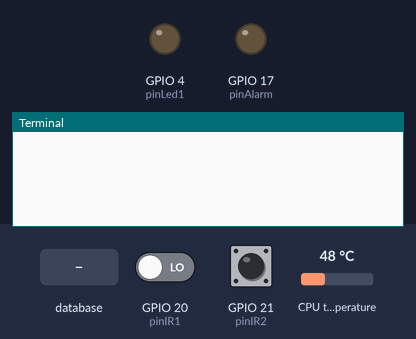
Bench run of a program on a simulated Raspberry Pi (BCM pin numbers). Shown: output pins drawn as LEDs (lit = HIGH), the last lines printed to the terminal. Inputs (shaded band) come from the test bench; at power-on: GPIO 20 (pinIR1) LOW, GPIO 21 (pinIR2) HIGH, CPU temperature 48 °C. System figures (address, load, memory, disk, uptime) are fixed made-up values; each call to the cloud database takes 0.3 s, and an entry nobody has set reads as its off value or as empty; the interpreter's speed is modelled, so counts of loop turns are approximate.

Above: at 1.2 s.
1.3 s: GPIO 20 (pinIR1) driven HIGH
At 3.1 s:
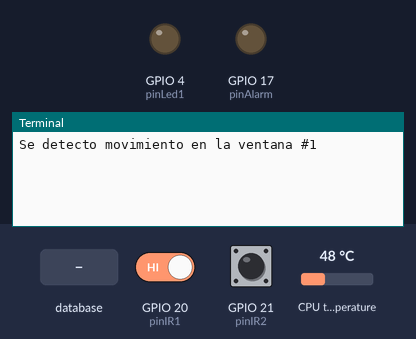
3.6 s: database entry "modeScan" set to "True"
At 7.8 s:
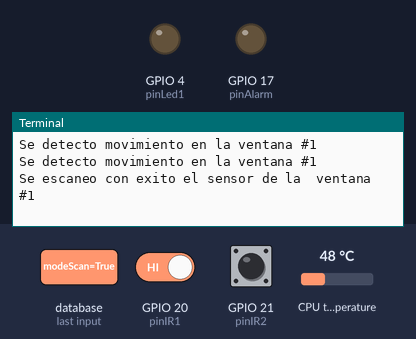

The program:

brain.py
```python
# importamos la libreria de pyrebase previamente instalada por consola
import pyrebase
# importamos la libreria de GPIO para usar los pines de la Raspi
import RPi.GPIO as GPIO
# importamos la libreria time para hacer retardos recordar que es en segundos
from time import sleep
import os


#----------------Configuramos la raspberry, aqui esta con BCM es decir usando el numero del GPIO------------------------
GPIO.setmode(GPIO.BCM)
GPIO.setwarnings(False)#evito los mensajes de innecesarios warning


#------------------------------iniciamos variables que necesitamos en el sistema---------------------------------------

config = {
  "apiKey": "AIzaSyBwmhqTzDC7QlpPRr63tazjhsBsTuner3U",
  "authDomain": "gofy-c1730.firebaseapp.com",
  "databaseURL": "https://gofy-c1730.firebaseio.com",
  "storageBucket": "gofy-c1730.appspot.com"
}
#inicializamos el sdk de Firebase
firebase = pyrebase.initialize_app(config)

#hvariable que contiene la referencia(raiz url) de la base datos en firebase
db = firebase.database()

#identificador del producto GoFY
idProduct = "-Kw24TH46pgvGBWBr8lQ"
#pines de la respberry que vamos a usar
pinIR1 = 20
pinIR2 = 21
pinIR3 = 16
pinPIR1 = 12
pinAlarm = 17
pinLed1 = 4


#------------------------------------pines de entreda que tiene el sistema---------------------------------------------
GPIO.setup(pinIR1, GPIO.IN)#pin de lectura para el sensor IR (Para la ventana #1)
GPIO.setup(pinIR2, GPIO.IN)#pin de lectura para el sensor IR (Para la ventana #2)
GPIO.setup(pinIR3, GPIO.IN)#pin de lectura para el sensor IR (Para la puerta principal de la casa)
GPIO.setup(pinPIR1, GPIO.IN)#pin de lectura para el sensor PIR (Para detectar objectos dentro de la casa)


#----------------------------------pines de salida que tiene el sistema------------------------------------------------
GPIO.setup(pinLed1, GPIO.OUT)#pin de salida para el led que indica cuando la casa esta en modo escaneo de sensores
GPIO.setup(pinAlarm, GPIO.OUT)#pin de salida para la alarma


#--------------------------metodos necesarios para el buen funcionamiento del sistema----------------------------------

# Return CPU temperature as a character string
def getCPUtemperature():
    res = os.popen('vcgencmd measure_temp').readline()
    return (res.replace("temp=", "").replace("'C\n", ""))


# Return RAM information (unit=kb) in a list
# Index 0: total RAM
# Index 1: used RAM
# Index 2: free RAM
def getRAMinfo():
    p = os.popen('free')
    i = 0
    while 1:
        i = i + 1
        line = p.readline()
        if i == 2:
            return (line.split()[1:4])


# Return % of CPU used by user as a character string
def getCPUuse():
    return(str(os.popen("top -n1 | awk '/Cpu\(s\):/ {print $2}'").readline().strip()))

# Return information about disk space as a list (unit included)
# Index 0: total disk space
# Index 1: used disk space
# Index 2: remaining disk space
# Index 3: percentage of disk used
def getDiskSpace():
    p = os.popen("df -h /")
    i = 0
    while 1:
        i = i + 1
        line = p.readline()
        if i == 2:
            return (line.split()[1:5])


##Date time formatting
dateString = '%d/%m/%Y %H:%M:%S'


# mientras el codigo se este ejecutando
# mientras no se suspenda el codigo
while True:


    #Informacion del sistema

    # CPU INFO
    CPU_temp = getCPUtemperature()
    CPU_usage = getCPUuse()
    #firebase.make_put_request("/PI/CPU", "/temperature", CPU_temp)

    db.child("active-systems").child(idProduct).child("system-information").child("valueCPUTemp").set(CPU_temp)

    db.child("active-systems").child(idProduct).child("system-information").child("valueCPU").set(CPU_usage)


    # RAM INFO
    RAM_stats = getRAMinfo()
    RAM_total = round(int(RAM_stats[0]) / 1000, 1)
    RAM_used = round(int(RAM_stats[1]) / 1000, 1)
    RAM_free = round(int(RAM_stats[2]) / 1000, 1)
    #firebase.make_put_request("/PI/RAM", "/free", str(RAM_free) + "")
    #firebase.make_put_request("/PI/RAM", "/used", str(RAM_used) + "")
    #firebase.make_put_request("/PI/RAM", "/total", str(RAM_total) + "")

    db.child("active-systems").child(idProduct).child("system-information").child("valueRAM").set(RAM_used)

    # DISK INFO
    DISK_stats = getDiskSpace()
    DISK_total = DISK_stats[0]
    DISK_free = DISK_stats[1]
    DISK_perc = DISK_stats[3]
    DISK_used = float(DISK_total[:-1]) - float(DISK_free[:-1])
    #firebase.make_put_request("/PI/DISK", "/total", str(DISK_total[:-1]))
    #firebase.make_put_request("/PI/DISK", "/free", str(DISK_free[:-1]))
    #firebase.make_put_request("/PI/DISK", "/used", str(DISK_used))
    #firebase.make_put_request("/PI/DISK", "/percentage", str(DISK_perc))

    db.child("active-systems").child(idProduct).child("system-information").child("valueDisk").set(DISK_used)


    #  el get del arbol smarthome-kevin de firebase
    # lectura del dato de firebase
    modeScan = db.child("active-systems").child(idProduct).child("system-information").child("modeScan").get()


    # lectura del dato <askPermission> en firebase
    askPermission = db.child("active-systems").child(idProduct).child("system-information").child("askPermission").get()
    # lectura del dato <alarm> en firebase
    alarm = db.child("active-systems").child(idProduct).child("system-information").child("alarm").get()


    if(alarm == True):
        if (modeScan.val() == True):
            #se enciende la alarma en la casa
            GPIO.output(pinAlarm, GPIO.HIGH)
            #la alarma encendida solo por 4 segundos
            sleep(4)
            db.child("active-systems").child(idProduct).child("system-information").child("alarm").set(False)
        else:
            # se enciende la alarma en la casa
            GPIO.output(pinAlarm, GPIO.HIGH)


    if(askPermission.val()=="scan-sensors"):
        db.child("active-systems").child(idProduct).child("system-information").child("askPermission").set("n")
        if(modeScan.val()==True):
            db.child("active-systems").child(idProduct).child("system-information").child("modeScan").set(False)
        else:
            db.child("active-systems").child(idProduct).child("system-information").child("modeScan").set(True)


    #leemos la lectura digital del pi del IR(de la ventana #1)
    lecturaIR1 = GPIO.input(pinIR1)
    # leemos la lectura digital del pi del IR(de la ventana #2)
    lecturaIR2 = GPIO.input(pinIR2)


    if(lecturaIR1 == True):
        print("Se detecto movimiento en la ventana #1")

        if(modeScan.val()==True):
            # se envia a firebase
            db.child("report-scan-sensors").child(idProduct).push().set("DM")
            print("Se escaneo con exito el sensor de la  ventana #1")


    if(lecturaIR2 == False):
        print("Se detecto movimiento en la ventana #2")

        if (modeScan.val() == True):
            # se envia a firebase
            db.child("report-scan-sensors").child(idProduct).push().set("DM")
            print("Se escaneo con exito el sensor de la  ventana #2")


    # es como un delay pero en segundos, es 2 segundos
    sleep(2)
```

Measured:
- after the input at 1.3 s, the terminal: prints a new line after 0.86 s (image 1)
- after the input at 3.6 s, the terminal: prints a new line after 3.3 s (image 2)
